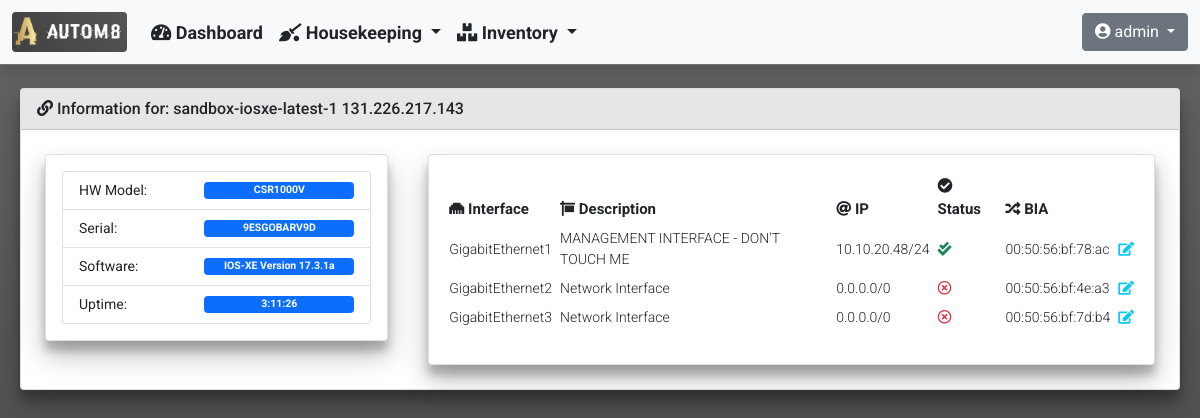
/inventory/device_detailed_information/1/ (signed in), run on an earlier commit of the app's database.
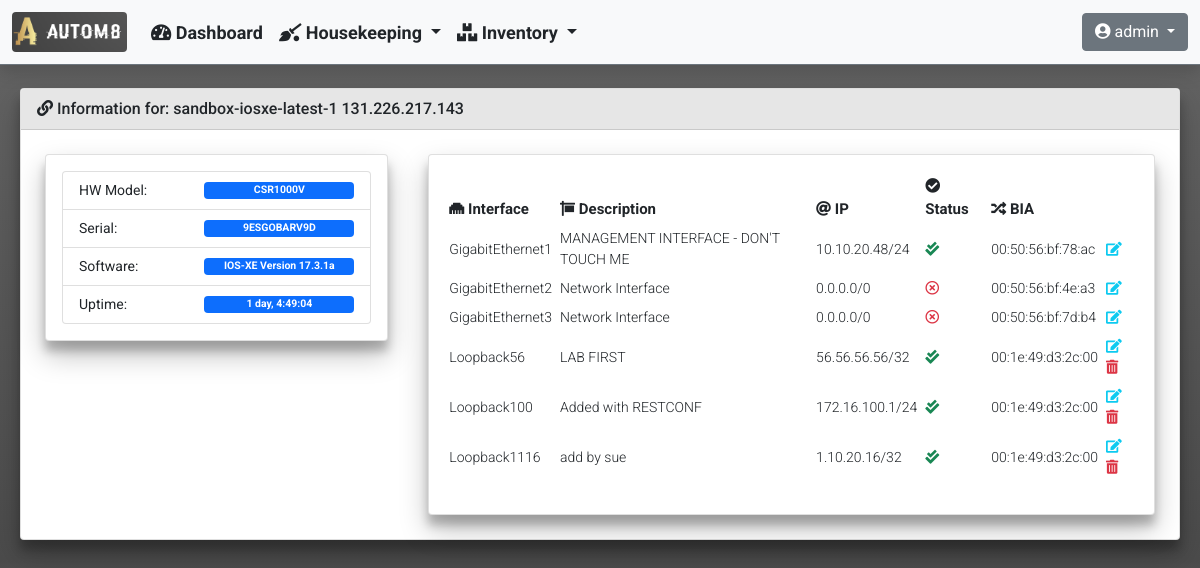
And on a later commit of the database.
### inventory/models.py (models this page shows)
class Device(models.Model):
    hostname = models.CharField(unique=True, max_length=255)
    mgmt_ip = models.GenericIPAddressField(unique=True, max_length=12)
    username = models.CharField(blank=True, null=True, max_length=255)
    password = models.CharField(blank=True, null=True, max_length=255)
    software_version = models.CharField(blank=True, null=True, max_length=255)
    serial_number = models.CharField(blank=True, null=True, max_length=255)
    vendor = models.CharField(max_length=255)
    description = models.CharField(blank=True, null=True, max_length=255)
    hardware_model = models.CharField(blank=True, null=True, max_length=255)
    rest_conf_enabled = models.BooleanField(blank=True, null=True)
    device_uptime = models.CharField(blank=True, null=True, max_length=255)
    last_polled = models.DateTimeField(blank=True, null=True)
    date_added = models.DateTimeField(default=timezone.now())

class DeviceInterfaces(models.Model):
    device_id = models.ForeignKey(Device, null=True, on_delete=models.CASCADE)
    name = models.CharField(blank=True, null=True, max_length=255)
    interface_type = models.CharField(blank=True, null=True, max_length=255)
    description = models.CharField(blank=True, null=True, max_length=255)
    ipv4_address = models.GenericIPAddressField(
        blank=True, null=True, max_length=12)
    ipv4_subnet_mask = models.CharField(blank=True, null=True, max_length=12)
    admin_status = models.CharField(blank=True, null=True, max_length=255)
    oper_status = models.CharField(blank=True, null=True, max_length=255)
    phys_address = models.CharField(blank=True, null=True, max_length=255)

### inventory/views.py (the view)
def device_detailed_information(request, device_id):
    device = Device.objects.get(pk=device_id)
    context = {
        'title': 'Device Detailed Information',
        'card_header': f'Information for: {device.hostname} {device.mgmt_ip}',
        'data': {
            'version': device,
            'interfaces': DeviceInterfaces.objects.filter(device_id=device_id)
        }
    }
    return render(
        request,
        'inventory/device_detailed_information.html',
        context
    )

### templates/inventory/device_detailed_information.html
{% extends "base_template/base.html"%}
{% block content %}
<div class="row">
    <div class="col-md-4">
        <div class="card">
            <div class="card-body">
                <ul class="list-group">
                    <li class="list-group-item d-flex justify-content-between align-items-center">
                        HW Model:
                        <span class="badge bg-primary" style="width: 150px">{{ data.version.hardware_model }}</span>
                    </li>
                    <li class="list-group-item d-flex justify-content-between align-items-center">
                        Serial:
                        <span class="badge bg-primary" style="width: 150px">{{ data.version.serial_number }}</span>
                    </li>
                    <li class="list-group-item d-flex justify-content-between align-items-center">
                        Software:
                        <span class="badge bg-primary" style="width: 150px">{{ data.version.software_version }}</span>
                    </li>
                    <li class="list-group-item d-flex justify-content-between align-items-center">
                        Uptime:
                        <span class="badge bg-primary" style="width: 150px">{{ data.version.device_uptime }}</span>
                    </li>
                </ul>
            </div>
        </div>
    </div>
    <div class="col-md-8">
        <div class="card">
            <div class="card-body">
                <div class="table-responsive rounded">
                    <table id="InterfaceList" class="table table-sm table-hover table-borderless align-middle"
                        style="width:100%">
                        <thead>
                            <tr>
                                <th><i class="fas fa-ethernet"></i> Interface</th>
                                <th><i class="fas fa-sign"></i> Description</th>
                                <th><i class="fas fa-at"></i> IP</th>
                                <th><i class="fas fa-check-circle"></i> Status</th>
                                <th><i class="fas fa-random"></i> BIA</th>
                                <th></th>
                            </tr>
                        </thead>
                        <tbody>
                            {% for interface in data.interfaces %}
                            <tr>
                                <td>{{ interface.name }}</td>
                                {% if interface.description %}
                                <td>{{ interface.description }}</td>
                                {% else %}
                                <td>N/A</td>
                                {% endif %}
                                {% if interface.ipv4_address %}
                                <td>{{ interface.ipv4_address }}/{{ interface.ipv4_subnet_mask }}</td>
                                {% else %}
                                <td>0.0.0.0/0</td>
                                {% endif %}
                                {% if 'up' in interface.admin_status and 'up' in interface.oper_status %}
                                <td><i class="fas fa-check-double text-success blink"></i></td>
                                {% else %}
                                <td><i class="far fa-times-circle text-danger blink"></i></td>
                                {% endif %}
                                {% if interface.phys_address %}
                                <td>{{ interface.phys_address }} </td>
                                {% else %}
                                <td>N/A</td>
                                {% endif %}
                                <td>
                                    <a class="text-decoration-none"
                                        href="{% url 'inventory:device_interface_edit' interface.name %}"
                                        data-bs-toggle="tooltip" title="Edit">
                                        <i class="fas fa-edit text-info"></i>
                                    </a>
                                    {% if interface.interface_type != 'iana-if-type:ethernetCsmacd' %}
                                    <a class="text-decoration-none"
                                        href="{% url 'inventory:device_interface_delete' interface.name %}"
                                        data-bs-toggle="tooltip" title="Delete">
                                        <i class="fas fa-trash-alt text-danger"></i>
                                    </a>
                                    {% endif %}
                                </td>
                                {% endfor %}
                            </tr>
                        </tbody>
                    </table>
                </div>
            </div>
        </div>
    </div>
</div>
{% endblock %}

### templates/base_template/base.html (shortened to what this page needs)
{% load static %}
<!doctype html>
<html lang="en">
<head>
  <link href="https://cdn.jsdelivr.net/npm/bootstrap@5.0.2/dist/css/bootstrap.min.css" rel="stylesheet"
>
  <link rel="stylesheet" href="https://cdnjs.cloudflare.com/ajax/libs/font-awesome/5.15.3/css/all.min.css"
 />
  <link rel="stylesheet" type="text/css" href="{% static 'css/custom.css' %}">
</head>
<body class="d-flex flex-column h-100">
  {% include 'navbar/navbar.html' %}
  <main class="container-fluid">
    <section>
      <div class="row">
        <div class="col-md-12">
          <div class="card">
            {% if card_header %}
            <div class="card-header">
              <i class="fas fa-link"></i>
              {{ card_header }}
            </div>
            {% endif %}
            <div class="card-body">
              {% block content %}
              {% endblock %}
            </div>
          </div>
        </div>
      </div>
    </section>
  </main>
</body>
</html>

### templates/navbar/navbar.html (shortened to what this page needs)
{% load static %}
{% if user.is_authenticated %}
<nav class="navbar navbar-expand-md navbar-light bg-light fixed-top border-bottom border-secondary shadow">
  <div class="container-fluid">
    <a class="navbar-brand" href="#">
      <img class="rounded" src="{% static 'images/logos/portal_logo.png' %}" width="115" height="40">
    </a>
    <div class="collapse navbar-collapse" id="navbarCollapse">
      <ul class="navbar-nav me-auto mb-2 mb-md-0">
        <li class="nav-item">
          <a class="nav-link text-dark" href="{% url 'dashboard:dashboard' %}" onclick="spinner_toggle_on()">
            <i class="fas fa-tachometer-alt"></i>
            Dashboard
          </a>
        </li>
        <li class="nav-item dropdown">
          <a class="nav-link dropdown-toggle text-dark" href="#" id="HousekeepingDropdown" role="button" data-bs-toggle="dropdown" aria-expanded="false">
            <i class="fas fa-quidditch"></i>
            Housekeeping
          </a>
        </li>
        <li class="nav-item dropdown">
          <a class="nav-link dropdown-toggle text-dark" href="#" id="InventoryDropdown" role="button" data-bs-toggle="dropdown" aria-expanded="false">
            <i class="fas fa-boxes"></i>
            Inventory
          </a>
        </li>
      </ul>
      <div class="dropdown">
        <a class="btn btn-md btn-secondary dropdown-toggle" href="#" role="button" id="UserProfileDropdown" data-bs-toggle="dropdown" aria-expanded="false">
          <i class="fas fa-user-circle"></i>
          {{ user.username }}
        </a>
      </div>
    </div>
  </div>
</nav>
{% endif %}

### static/css/custom.css (style rules this page uses)
nav { font-family: 'Roboto', sans-serif; font-weight: 700; font-size: 18px; height: 65px; top: 0; }
body { font-family: 'Roboto', sans-serif; font-weight: 400; font-size: 14px; overflow-y: scroll; min-height: 70rem; padding-top: 5rem; height: 100%; background: linear-gradient(to top, #e6e6e6, #4b4b4b, #656565) }
.card { transition: 0.3s; margin: 0.5rem; position: relative; box-shadow: 0 14px 28px rgba(0, 0, 0, 0.25), 0 10px 10px rgba(0, 0, 0, 0.22); }
.card-header { font-family: 'Roboto', sans-serif; font-weight: 500; font-size: 16px; background-color: #e6e6e6; }
th { font-family: 'Roboto', sans-serif; font-weight: 700; font-size: 15px; }
td { font-family: 'Roboto', sans-serif; font-weight: 300; font-size: 14px; }
.blink { animation: blink 2s steps(5, start) infinite; -webkit-animation: blink 1s steps(5, start) infinite; }

What changed in the data, as far as the page shows it:
changed Device "CSR1000V": version.device_uptime "3:11:26" → "1 day, 4:49:04"
added DeviceInterfaces: name "Loopback56", description "LAB FIRST", ipv4_address "56.56.56.56", ipv4_subnet_mask "32", admin_status "up" (drawn), phys_address "00:1e:49:d3:2c:00"
added DeviceInterfaces: name "Loopback100", description "Added with RESTCONF", ipv4_address "172.16.100.1", ipv4_subnet_mask "24", admin_status "up" (drawn), phys_address "00:1e:49:d3:2c:00"
added DeviceInterfaces: name "Loopback1116", description "add by sue", ipv4_address "1.10.20.16", ipv4_subnet_mask "32", admin_status "up" (drawn), phys_address "00:1e:49:d3:2c:00"
